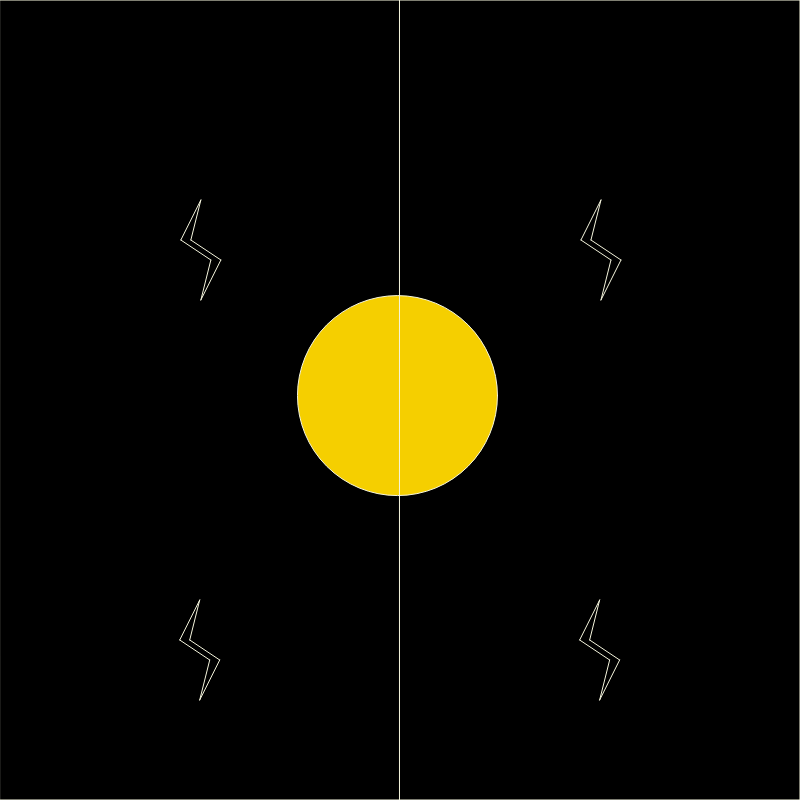
Frame 1 (no input)
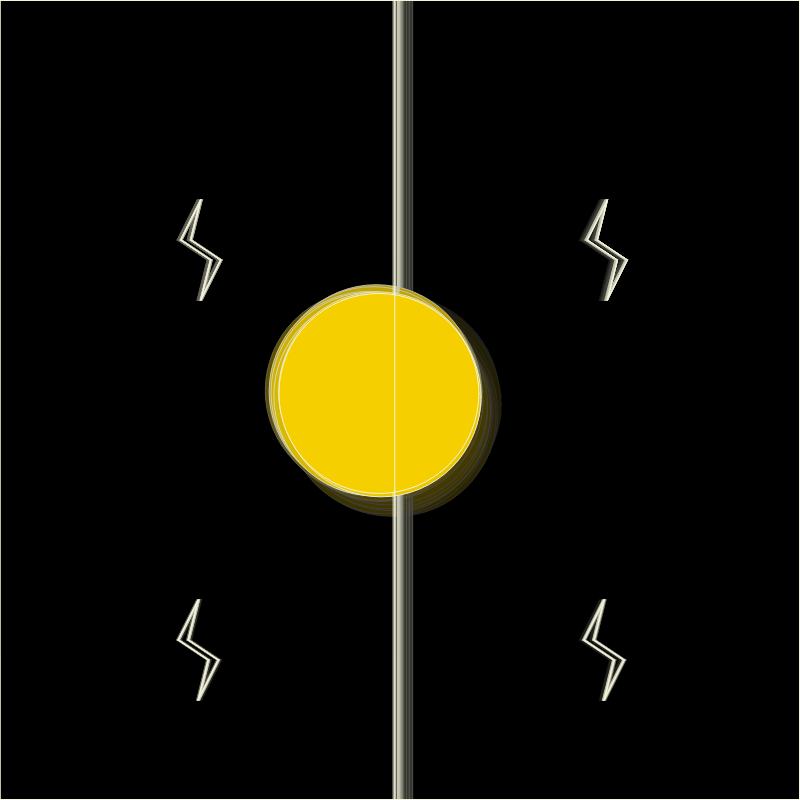
Frame 60 (no input)
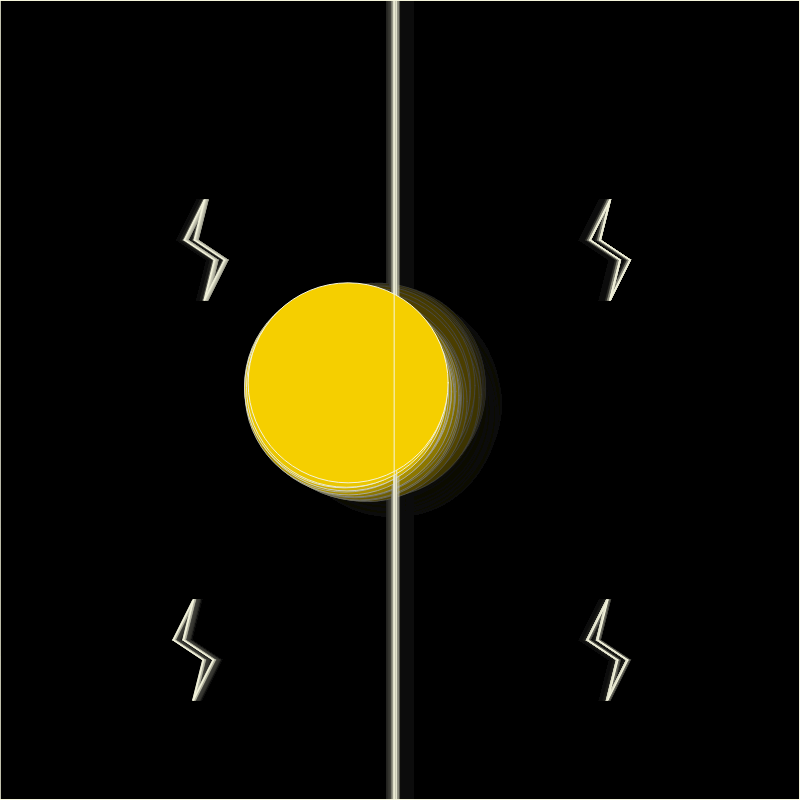
Frame 120 (the mouse pressed at the canvas centre since frame 60)

The p5.js sketch that drew these frames (run headless with seeded random() and noise() and a simulated clock; from frame 60 on, the mouse is pressed at the canvas centre):

// p5.js sketch
// ── sketch.js
let drop = 10;
let ball1;
let ball2;
let ball3;
let rain = [];
let x;
let y;
let jbox;
let zap1;
let bolt1;
let bolt2;
let bolt3;
let bolt4;

function setup() {
  // put setup code here
  createCanvas(800,800);
  background(0);
  ball1 = new Dropball(width/2);
  ball2 = new Dropball(3*width/4);
  ball3 = new Dropball(width/4);
  jbox = new Shakebox;
  zap1 = new Zapline(width/2);
  bolt1 = new Bolt(width/4,height/4);
  bolt2 = new Bolt(width/4,3*height/4);
  bolt3 = new Bolt(3*width/4,height/4);
  bolt4 = new Bolt(3*width/4,3*height/4);
  for(let o = 0; o < 100; o++){
  	rain[o] = new Raindrop;
  }
}

function draw() {
	jbox.jitter();
	jbox.display();

	zap1.zap();
	zap1.display();
	bolt1.shake();
	bolt1.display();
	bolt2.shake();
	bolt2.display();
	bolt3.shake();
	bolt3.display();
	bolt4.shake();
	bolt4.display();

	if (keyIsPressed && key == 'a') {
	    ball1.move();
		ball1.display();
		ball2.move();
		ball2.display();
		ball3.move();
		ball3.display();
    }
    if (keyIsPressed && key == 's') {
	    for(let i = 0; i < 100;i++){
  			rain[i].display();
  			rain[i].update();
  		}
    }
    fill(0,10); //reverts collors 
  	rect(0,0,width, height); //Not too sure why this line changes so much
  


    if (keyIsPressed && key == 'd') {
    	x = width/2; //the mouse location becomes
  		y = 1; 
	    while(y<800){//to bottom of screen
     		let leX = x + int(random(-12,12)); //creates the jagged effects
     		let leY = y + 1;    //y just goes up
     		strokeWeight(2);
    		stroke(255,215,0); //gold
    		line(x,y,leX,leY);//draw a tiny segment
     		x = leX;  //then x and y are moved to the 
     		y = leY;  //end of the segment and so on
  		}
 	 	y = y+1;
    }

  	
    
}

class Bolt{
	constructor(x_,y_){
		this.x = x_;
		this.y = y_
	}
	shake(){
		this.x += random(-1,1);
	}
	display() {
		line(this.x,this.y,this.x-20,this.y+40);
		line(this.x-20,this.y+40,this.x+10,this.y+60);
		line(this.x+10,this.y+60,this.x,this.y+100);
		line(this.x,this.y,this.x-10,this.y+40);
		line(this.x-10,this.y+40,this.x+20,this.y+60);
		line(this.x+20,this.y+60,this.x,this.y+100);

	}
}

class Zapline{
	constructor(pos) {
		this.x = pos;
		this.y = 0;
		this.yend = height;
	}

	zap() {
		this.x += random(-3,3);
	}
	display(){
		line(this.x,this.y,this.x,this.yend);
	}
}


class Raindrop {
	constructor(){
		this.x = random(0,width)
		this.y = 10;
	}
	display(){
		ellipse(this.x,this.y,2,10)
	}
	update(){
		this.y += 7;
	}

}

class Dropball {
	constructor(wid){
		this.x = wid;
		this.y = 10;
		this.w = 180;
		this.h = 180;
	}
	move(){
		this.y += 10;
		if (this.y == 800){
			this.y = drop;
		}

		
	}

	display(){
		fill(0);
		stroke(255);
		ellipse(this.x,this.y,this.w,this.h);
	}

}

class Shakebox {
	constructor() {
		this.x = width/2;
		this.y = height/2;
		this.d = 200;
	}
	jitter() {
		this.x += random(-5,5);
		this.y += random(-5,5);
	}
	display() {
		fill(255,215,0);
		stroke(255,255,230);
		ellipse(this.x,this.y,this.d,this.d);
	}
}
